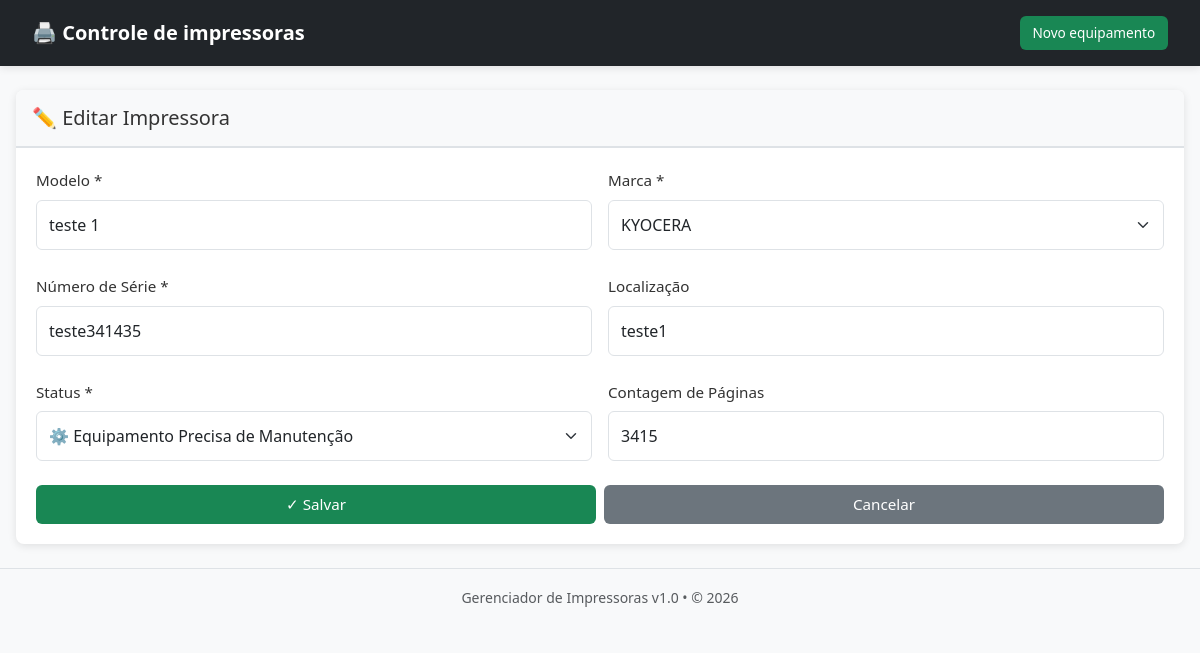
/editar.php?id=5, run on the app's committed database.
### tables this page shows
CREATE TABLE `impressoras` (
  `id` int NOT NULL,
  `modelo` varchar(100) NOT NULL,
  `marca` varchar(50) NOT NULL,
  `numero_serie` varchar(100) NOT NULL,
  `localizacao` varchar(150) DEFAULT NULL,
  `status` enum('equipamento_completo','equipamento_manutencao','inativo') DEFAULT 'equipamento_completo',
  `contagem_paginas` int DEFAULT '0',
  `data_cadastro` timestamp NULL DEFAULT CURRENT_TIMESTAMP COMMENT 'Data/hora de cadastro (UTC-3 Brasil)',
  `ultima_atualizacao` timestamp NULL DEFAULT CURRENT_TIMESTAMP ON UPDATE CURRENT_TIMESTAMP COMMENT 'Última atualização (UTC-3 Brasil)'
);

### editar.php (the view, shortened to what this page needs)
<?php
try {
    $conn = Database::getInstance();
    $id = $_GET['id'] ?? 0;
    $stmt = $conn->prepare("SELECT * FROM impressoras WHERE id = :id");
    $stmt->execute([':id' => $id]);
    $impressora = $stmt->fetch();
    include 'includes/header.php';
} catch(Exception $e) {
    ob_end_clean();
    header('Content-Type: text/html; charset=utf-8');
    http_response_code(500);
    ?>
    <!DOCTYPE html>
    <html><head><title>Erro</title></head><body>
    <h1>Erro 500</h1>
    <p><?= htmlspecialchars($e->getMessage()) ?></p>
    </body></html>
    <?php
    exit;
}
?>
<div class="card">
    <div class="card-header">
        <h4 style="font-size: clamp(1rem, 2vw, 1.25rem);">✏️ Editar Impressora</h4>
    </div>
    <div class="card-body">
        <form method="POST">
            <div class="row mb-3">
                <div class="col-md-6">
                    <label class="form-label">Modelo *</label>
                    <input type="text" name="modelo" class="form-control" value="<?= htmlspecialchars($impressora['modelo']) ?>" required>
                </div>
                <div class="col-md-6">
                    <label class="form-label">Marca *</label>
                    <select name="marca" class="form-select" required>
                        <option value="KYOCERA" <?= $impressora['marca'] == 'KYOCERA' ? 'selected' : '' ?>>KYOCERA</option>
                    </select>
                </div>
            </div>
            <div class="row mb-3">
                <div class="col-md-6">
                    <label class="form-label">Número de Série *</label>
                    <input type="text" name="numero_serie" class="form-control" value="<?= htmlspecialchars($impressora['numero_serie']) ?>" required>
                </div>
                <div class="col-md-6">
                    <label class="form-label">Localização</label>
                    <input type="text" name="localizacao" class="form-control" value="<?= htmlspecialchars($impressora['localizacao']) ?>">
                </div>
            </div>
            <div class="row mb-3">
                <div class="col-md-6">
                    <label class="form-label">Status *</label>
                    <select name="status" class="form-select" required>
                        <option value="equipamento_manutencao" <?= $impressora['status'] == 'equipamento_manutencao' ? 'selected' : '' ?>>⚙️ Equipamento Precisa de Manutenção</option>
                    </select>
                </div>
                <div class="col-md-6">
                    <label class="form-label">Contagem de Páginas</label>
                    <input type="number" name="contagem_paginas" class="form-control" value="<?= $impressora['contagem_paginas'] ?>">
                </div>
            </div>
            <div class="button-group">
                <button type="submit" class="btn btn-success">✓ Salvar</button>
                <a href="detalhes.php?id=<?= $id ?>" class="btn btn-secondary">Cancelar</a>
            </div>
        </form>
    </div>
</div>
<?php include 'includes/footer.php'; ?>

### assets/style.css (style rules this page uses)
html { font-size: 16px; }
body { background-color: #f8f9fa; font-family: 'Segoe UI', Tahoma, Geneva, Verdana, sans-serif; font-size: 1rem; line-height: 1.5; color: #333; }
.card { border: none; box-shadow: 0 2px 8px rgba(0,0,0,0.1); margin-bottom: 1.5rem; border-radius: 8px; overflow: hidden; }
.card-header { background-color: #f8f9fa; border-bottom: 2px solid #dee2e6; padding: 1rem; }
.card-header h4, .card-header h5 { margin: 0; color: #333; font-size: clamp(1rem, 2vw, 1.25rem); }
.card-body { padding: 1.25rem; }
.btn { border-radius: 6px; padding: 0.5rem 1rem; font-weight: 500; transition: all 0.3s ease; white-space: nowrap; font-size: 0.95rem; cursor: pointer; border: none; display: inline-block; text-decoration: none; }
.button-group { display: flex; gap: 0.5rem; flex-wrap: wrap; }
.button-group .btn { flex: 1; min-width: 80px; }
.form-label { font-weight: 500; margin-bottom: 0.5rem; color: #333; font-size: 0.95rem; }
.form-control, .form-select { border-radius: 6px; border: 1px solid #dee2e6; padding: 0.75rem; font-size: 1rem; width: 100%; }
.form-control::placeholder { opacity: 0.7; }
.mb-3 { margin-bottom: 1rem; }
.row { display: flex; flex-wrap: wrap; margin: -0.5rem; }
.col-md-6 { flex: 0 0 50%; padding: 0.5rem; }

### data on the page
impressoras: modelo "teste 1", marca "KYOCERA", numero_serie "teste341435", localizacao "teste1", status "⚙️ Equipamento Precisa de Manutenção", contagem_paginas "3415"
